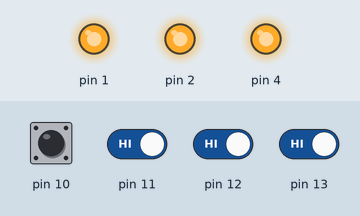
Bench run of a sketch on a simulated Arduino Uno, built with avr-gcc and run on an emulated ATmega328P. Shown: output pins drawn as LEDs (lit = HIGH). Dashed ring = blinking. The inputs (shaded band) are chosen by the test bench; at power-on: pin 10–13 HIGH. Pins used as bus, display or sensor lines are not drawn.

Above: at 1.2 s.
1.3 s: pin 11 driven LOW
At 1.6 s:
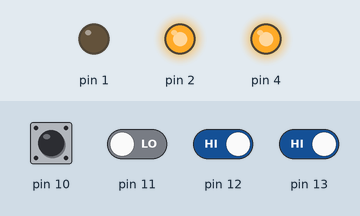
2.8 s: pin 12 driven LOW
At 4.1 s:
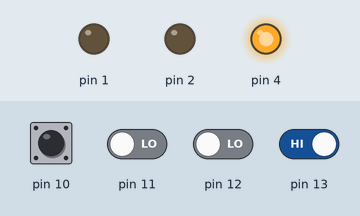
5.8 s: pin 13 driven LOW
At 6.6 s:
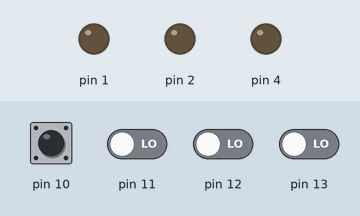
8.8 s: pin 11 driven HIGH
At 10.8 s:
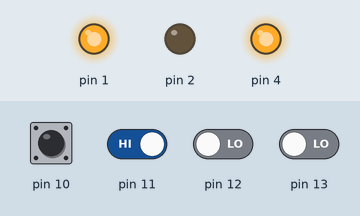
11.8 s: pin 12 driven HIGH
At 13.5 s:
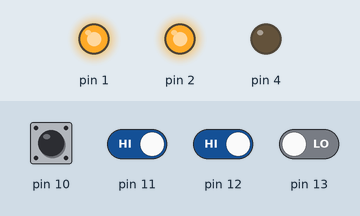
13.8 s: pin 11 driven LOW
At 15.8 s:
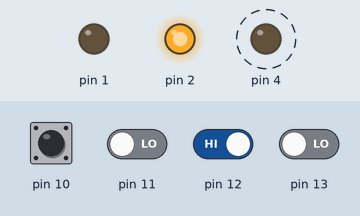
Timing chart, 0 to 17.8 s (numbered marks = the images above; inputs shaded):
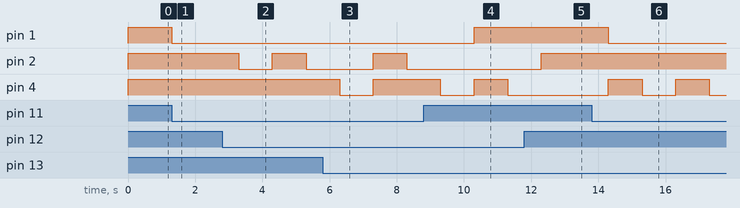

The sketch:

exp2a_led_switch.ino
```cpp
// Experiment 2A: Simple Program for Digital Read / Write using LED and Switch
// Hardware: Arduino Uno, Micro-IoT sensor actuator board
// LEDs: Pin 0, 1, 2, 4 | Switches: Pin 10, 11, 12, 13

void setup() {
  // put your setup code here, to run once:
  pinMode(0, OUTPUT);
  pinMode(1, OUTPUT);
  pinMode(2, OUTPUT);
  pinMode(4, OUTPUT);
  pinMode(10, INPUT);
  pinMode(11, INPUT);
  pinMode(12, INPUT);
  pinMode(13, INPUT);
}

void loop() {
  // put your main code here, to run repeatedly:
  digitalWrite(0, HIGH);
  digitalWrite(1, HIGH);
  digitalWrite(2, HIGH);
  digitalWrite(4, HIGH);

  if (digitalRead(10) == 0) {
    digitalWrite(0, LOW);
    delay(1000);
  } else {
    digitalWrite(0, HIGH);
  }

  if (digitalRead(11) == 0) {
    digitalWrite(1, LOW);
    delay(1000);
  } else {
    digitalWrite(1, HIGH);
  }

  if (digitalRead(12) == 0) {
    digitalWrite(2, LOW);
    delay(1000);
  } else {
    digitalWrite(2, HIGH);
  }

  if (digitalRead(13) == 0) {
    digitalWrite(4, LOW);
    delay(1000);
  } else {
    digitalWrite(4, HIGH);
  }
}
```

Measured:
- after the input at 1.3 s, pin 1: HIGH → LOW at once
- after the input at 2.8 s, pin 2: HIGH → LOW after 0.50 s, → HIGH 1.0 s later, → LOW 1.0 s later
- after the input at 5.8 s, pin 4: HIGH → LOW after 0.50 s, → HIGH 1.0 s later
- after the input at 8.8 s, pin 1: LOW → HIGH after 1.5 s; pin 2: stays LOW (without the input it goes to HIGH after 1.5 s)
- after the input at 11.8 s, pin 2: LOW → HIGH after 0.50 s; pin 4: stays LOW (without the input it goes to HIGH after 0.50 s)
- after the input at 13.8 s, pin 1: HIGH → LOW after 0.50 s; pin 4: alternates HIGH for 1.0 s and LOW for 1.0 s, starting after 0.50 s
